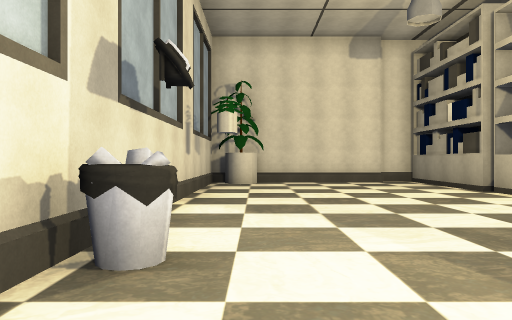
[1] (above)

24 first-person views from a walk through a Unity game level. The camera is 1.4 m above the floor, looks level and sees 70° across. The floor is counted in squares, 2.25 m on a side. Each view is taken from the middle of a square. On the plan, view 1 faces up. The plan holds only what a view shows up to about 10 squares ahead; the rest is blank. The place goes on beyond the plan. The player is left out. Some surface patterns are stand-ins.

[2]
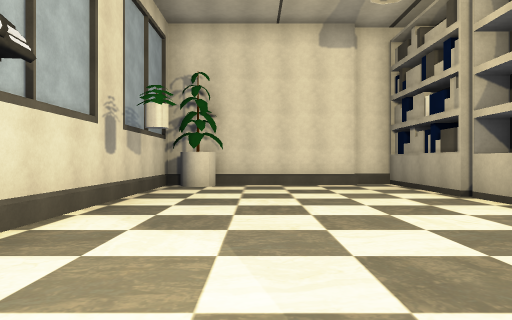

[3]
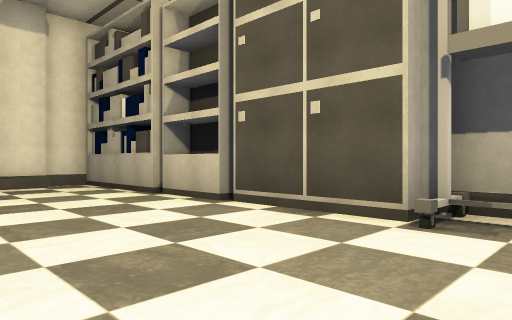

[4]
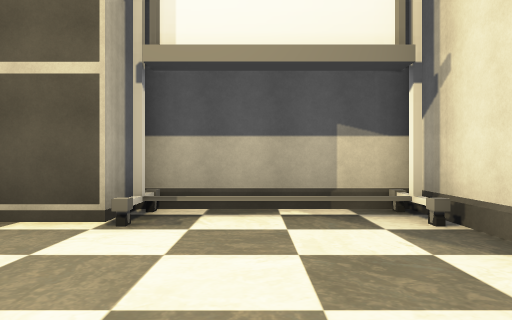

[5]
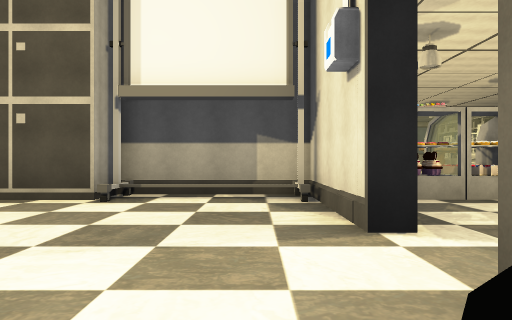

[6]
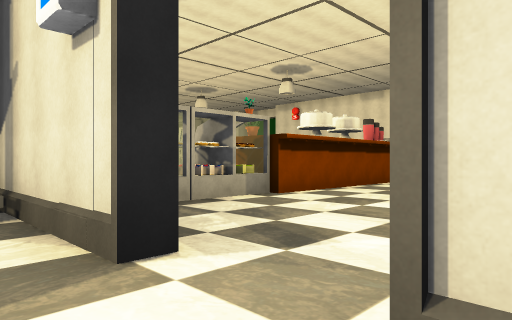

[7]
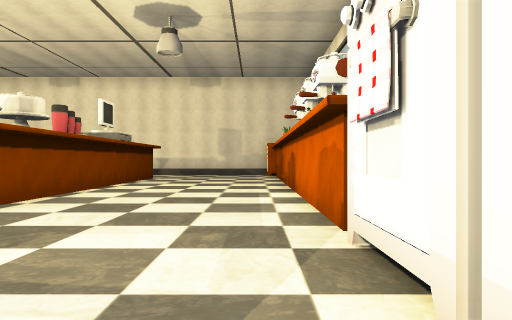

[8]
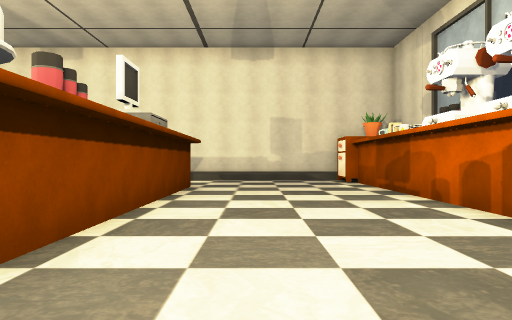

[9]
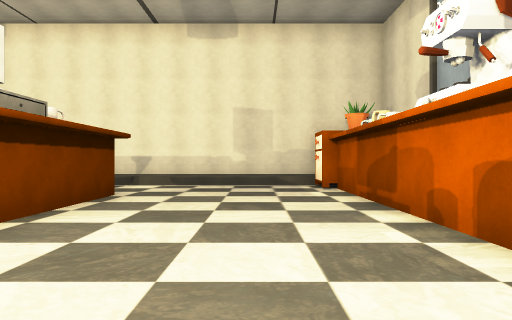

[10]
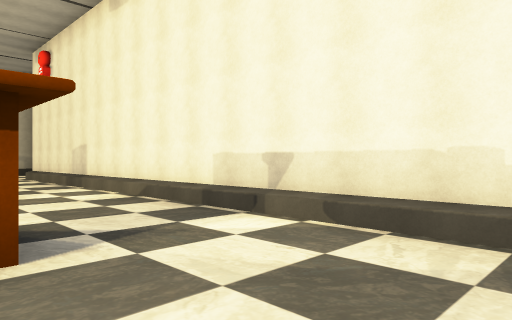

[11]
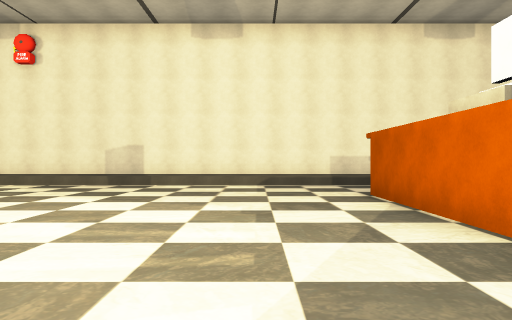

[12]
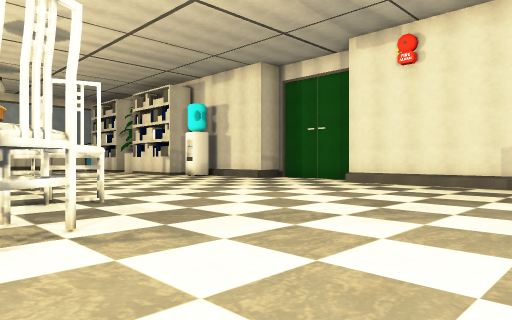

[13]
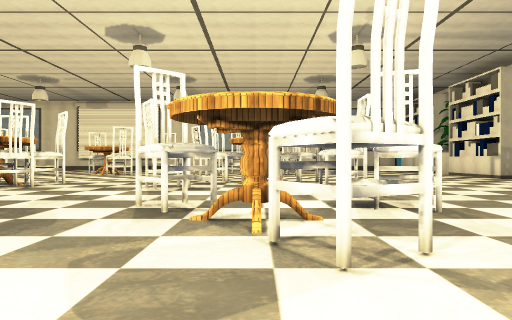

[14]
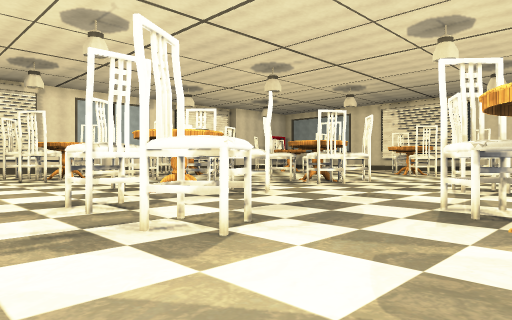

[15]
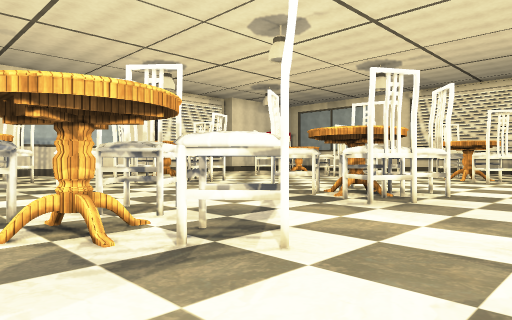

[16]
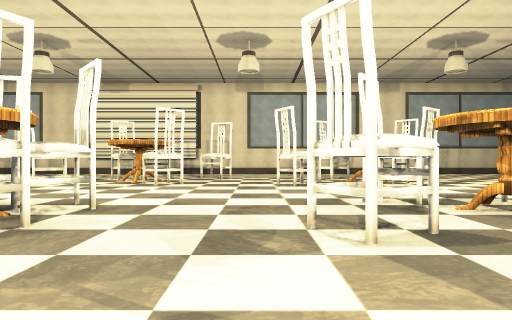

[17]
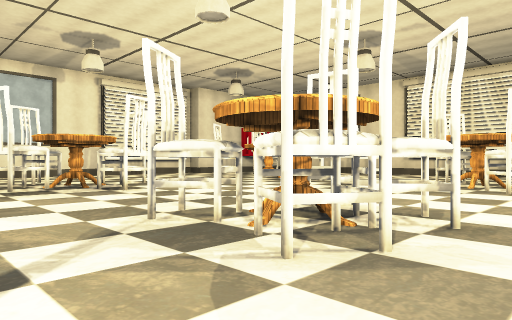

[18]
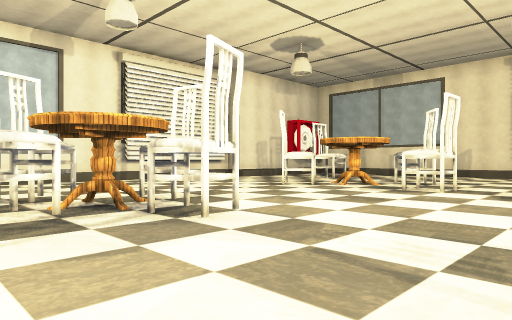

[19]
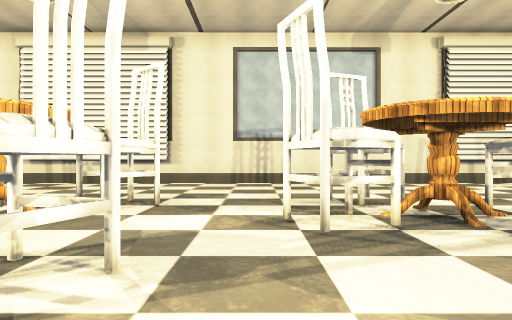

[20]
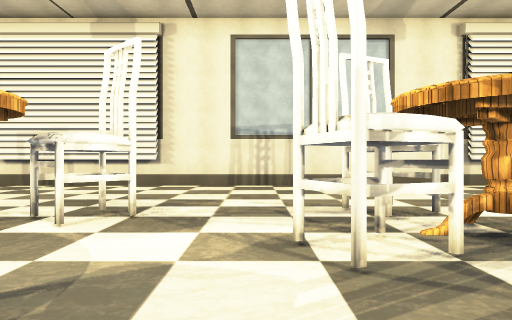

[21]
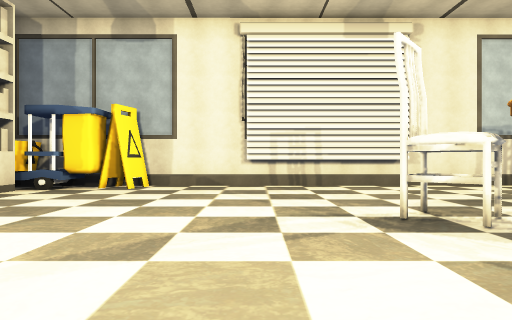

[22]
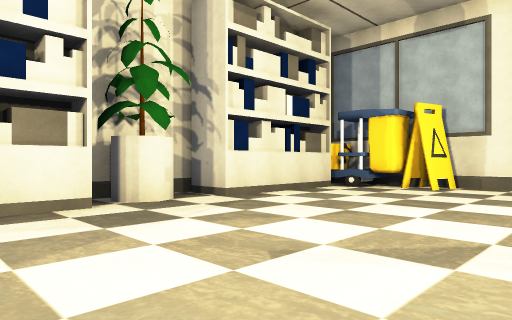

[23]
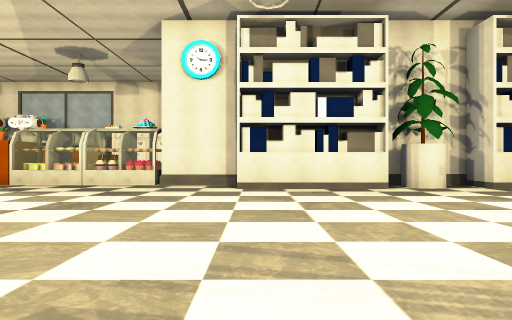

[24]
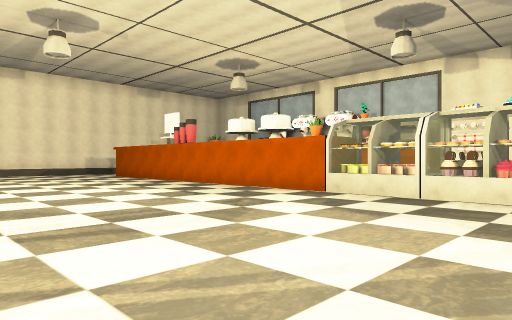

### Floor plan
Points are (right, up) in squares from view 1. A wall is a line through its corners. A room is listed if a view was taken in it or the views show most of it. See-through windows are left out.
Room 1 (views 1, 2, 3, 4, 5, 6)
walls: (4.5, 7.1) (4.5, 10.5) (3.5, 10.5); (4.9, 1.5) (4.9, 2.4); (3.5, 10.2) (0.8, 10.2); (-0.6, 10.2) (-1.2, 10.2) (-1.2, 2.4); (4.6, -0.7) (5.4, -0.7); (2.1, -1.5) (2.1, -1) (5.7, -1) (5.7, 2.5) (4.7, 2.5) (4.7, 5.2)
ways out: opening at (1.5, -1) to room 2
objects: bin (-1, 2); other object (0, 10); shelf (5, 6)
Room 2 (views 7, 8, 9, 10, 11, 12, 13, 14, 15, 16, 17, 18, 19, 20, 21, 22, 23, 24)
walls: (6, -5.4) (6, -9.1); (6, 0.6) (6, -1.4); (7.2, 3.9) (7.2, 0.5); (4.7, -7.5) (4.7, -5.4); (6, -10.9) (6, -14.5); (4.7, -9.5) (4.7, -8.4); (15.8, 10.5) (11.8, 10.5); (24.8, 10.5) (23.1, 10.5); (25, 10.9) (8.9, 10.9) (8.7, 10); (7.2, 8.5) (7.2, 6.1) (6, 6.1); (4.7, -14.6) (4.7, -13.4); (9.4, 10.7) (9.1, 9.8); (0.2, -5.1) (0.2, -16); (0.7, -17.3) (14.9, -17.3)
ways out: opening at (1.5, -1) to room 1; opening at (8, 9) to room 3
objects: other object (-1, -13); cupboard (0, -17); stove (0, -4) to (0, -3); stove (0, -2); other object (5, -13); other object (5, -12); other object (5, -10); other object (5, -5); other object (5, -4) to (6, -3); other object (5, -2) to (6, -2); other object (6, -5); other object (7, 5); chair (13, -9) to (14, -8); chair (13, -5); chair (13, -3); chair (14, -1) to (15, 0); chair (14, 6); table (15, -8); table (15, -2); table (15, 5); chair (16, -10); chair (16, -7); chair (16, -3); chair (16, -1); chair (16, 6); chair (17, 3); chair (18, -10); chair (19, -6); chair (19, -3) to (19, -2); chair (19, 0) to (20, 0); chair (19, 4) to (19, 5); chair (19, 6) to (20, 7); table (20, -8) to (21, -8); table (20, -2) to (20, -1); chair (20, 4) to (21, 4); table (20, 5); other object (21, -9) to (22, -9); chair (21, -7) to (22, -7); chair (21, -3); chair (21, -2) to (21, -1); chair (21, 5) to (22, 6); chair (25, -9) to (26, -9); chair (25, -6); chair (25, -3) to (26, -2); table (26, -2) to (27, -2); chair (26, 0) to (26, 1); chair (26, 3); table (26, 5) to (27, 5); chair (26, 6); chair (27, -1) to (28, -1); chair (27, 4) to (28, 4)
Room 3 (no view inside)
walls: (7.2, 9.4) (7.2, 8.5); (7, 10.9) (6.3, 10.9)
low walls: (8.3, 10.9) (7.6, 10.9)
ways out: opening at (8, 9) to room 2
objects: other object (7, 10); other object (8, 10)

Where each view was taken, in squares from view 1:
view 1: 0 up, 0 right, facing up
view 2: 1 up, 1 right, facing up
view 3: 1 up, 1 right, facing up-right
view 4: 1 up, 1 right, facing right
view 5: 0 up, 1 left, facing right
view 6: 0 up, 0 right, facing down-right
view 7: 2 down, 1 right, facing down
view 8: 6 down, 3 right, facing down
view 9: 8 down, 2 right, facing down
view 10: 14 down, 2 right, facing down-right
view 11: 8 down, 8 right, facing down
view 12: 8 down, 10 right, facing down-right
view 13: 8 down, 11 right, facing right
view 14: 8 down, 11 right, facing up-right
view 15: 5 down, 14 right, facing up-right
view 16: 5 down, 16 right, facing right
view 17: 4 down, 17 right, facing up-right
view 18: 0 up, 18 right, facing up-right
view 19: 1 up, 18 right, facing up
view 20: 2 up, 18 right, facing up
view 21: 2 up, 12 right, facing up
view 22: 2 up, 12 right, facing up-left
view 23: 1 up, 15 right, facing left
view 24: 1 down, 12 right, facing down-left
